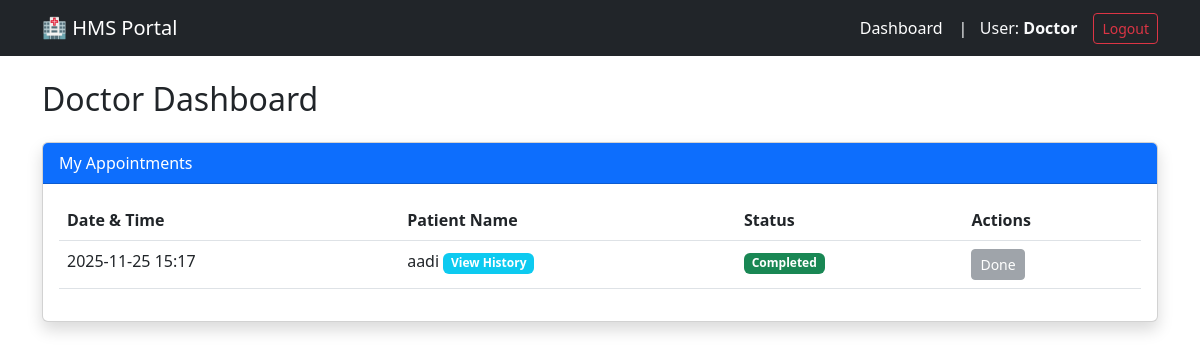
Before: /doctor/dashboard (signed in) with the older database file.
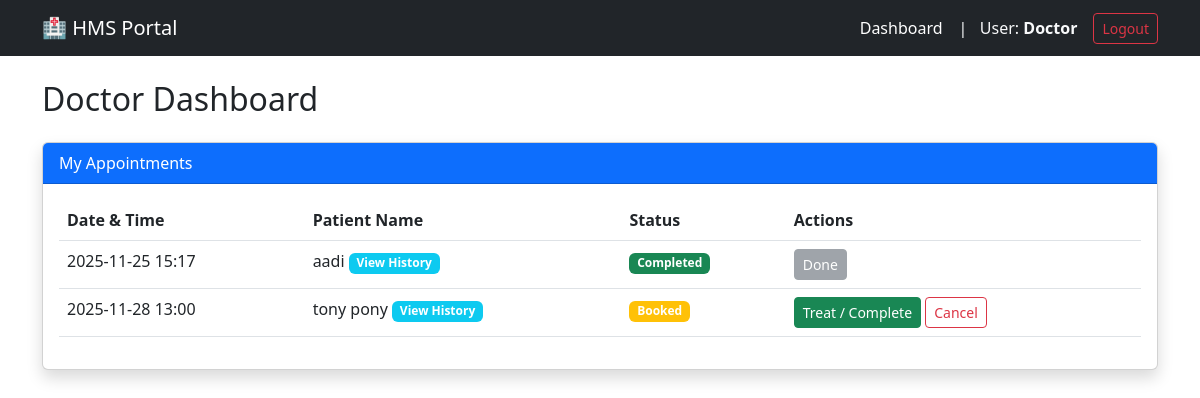
After: the same page with the newer database file.
### hms_app/models.py (models this page shows, shortened)
class Appointment(db.Model):
    id = db.Column(db.Integer, primary_key=True)
    patient_id = db.Column(db.Integer, db.ForeignKey('patient.id'), nullable=False)
    doctor_id = db.Column(db.Integer, db.ForeignKey('doctor.id'), nullable=False)
    appointment_time = db.Column(db.DateTime, nullable=False, default=datetime.utcnow)
    status = db.Column(db.String(20), default='Booked')
    treatment = db.relationship('Treatment', backref='appointment', uselist=False, lazy=True)

class Patient(UserMixin, db.Model):
    id = db.Column(db.Integer, primary_key=True)
    name = db.Column(db.String(100), nullable=False)
    email = db.Column(db.String(120), unique=True, nullable=False)
    password_hash = db.Column(db.String(128))
    appointments = db.relationship('Appointment', backref='patient', lazy=True)

### hms_app/doctor/routes.py (the view)
@doctor.route('/dashboard')
@login_required
@doctor_required
def dashboard():
    appointments = Appointment.query.filter_by(doctor_id=current_user.id)\
        .order_by(Appointment.appointment_time.asc()).all()
    return render_template('doctor/dashboard.html', appointments=appointments, title="Doctor Dashboard")

### hms_app/models.py (called while the page is built)
@login_manager.user_loader
def load_user(user_id):
    role = session.get('role')
    if role == 'admin': return Admin.query.get(int(user_id))
    elif role == 'doctor': return Doctor.query.get(int(user_id))
    elif role == 'patient': return Patient.query.get(int(user_id))
    admin = Admin.query.get(int(user_id))
    if admin: return admin
    doctor = Doctor.query.get(int(user_id))
    if doctor: return doctor
    return Patient.query.get(int(user_id))

    @property
    def role(self): return "doctor"

### hms_app/templates/doctor/dashboard.html
{% extends "base.html" %}
{% block content %}
<h2 class="mb-4">Doctor Dashboard</h2>
<div class="card shadow">
    <div class="card-header bg-primary text-white">
        My Appointments
    </div>
    <div class="card-body">
        <table class="table table-hover">
            <thead>
                <tr>
                    <th>Date & Time</th>
                    <th>Patient Name</th>
                    <th>Status</th>
                    <th>Actions</th>
                </tr>
            </thead>
            <tbody>
                {% for app in appointments %}
                <tr>
                    <td>{{ app.appointment_time.strftime('%Y-%m-%d %H:%M') }}</td>
                    <td>
                        {{ app.patient.name }}
                        <a href="{{ url_for('doctor.patient_history', patient_id=app.patient.id) }}" class="badge bg-info text-decoration-none">View History</a>
                    </td>
                    <td>
                        <span class="badge bg-{{ 'success' if app.status == 'Completed' else 'warning' if app.status == 'Booked' else 'danger' }}">
                            {{ app.status }}
                        </span>
                    </td>
                    <td>
                        {% if app.status == 'Booked' %}
                            <a href="{{ url_for('doctor.treat_appointment', appointment_id=app.id) }}" class="btn btn-sm btn-success">Treat / Complete</a>
                            <form action="{{ url_for('doctor.cancel_appointment', appointment_id=app.id) }}" method="POST" class="d-inline" onsubmit="return confirm('Cancel this appointment?');">
                                <button type="submit" class="btn btn-sm btn-outline-danger">Cancel</button>
                            </form>
                        {% elif app.status == 'Completed' %}
                            <button class="btn btn-sm btn-secondary" disabled>Done</button>
                        {% endif %}
                    </td>
                </tr>
                {% else %}
                <tr><td colspan="4" class="text-center">No appointments assigned yet.</td></tr>
                {% endfor %}
            </tbody>
        </table>
    </div>
</div>
{% endblock %}

Changed rows visible on the page:
added Appointment: appointment_time "2025-11-28 13:00", patient.name "tony pony", status "Booked"
